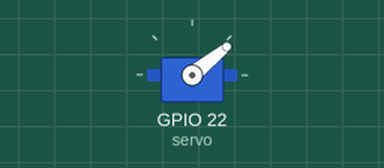
Simulated run of this sketch. Board: ESP32. Parts: servo.

Above: at 2.4 s.
At 3.0 s:
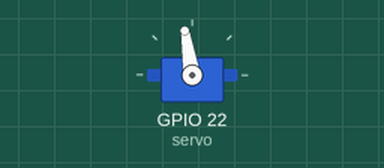
At 3.9 s:
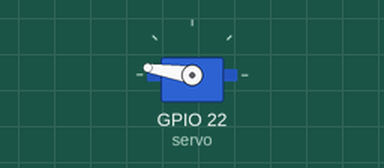
At 5.7 s:
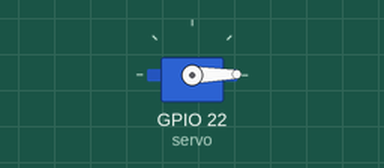
Timing chart, 0 to 7.2 s (numbered marks = the images above):
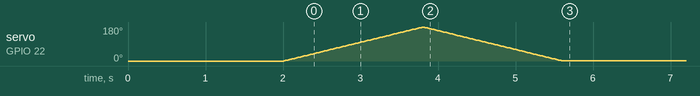

The sketch:

servo_basic.ino
```cpp
#include <ESP32Servo.h>

Servo servo;

void setup()
{
  servo.attach(22);
  servo.write(0);
  delay(2000);
  ender();
}

void ender()
{
  for(int i = 0; i < 180; i++)
  {
    servo.write(i);
    delay(10);
  }
  for(int i = 180; i > 0; i--)
  {
    servo.write(i);
    delay(10);
  }
}
void loop()
{

}
```
